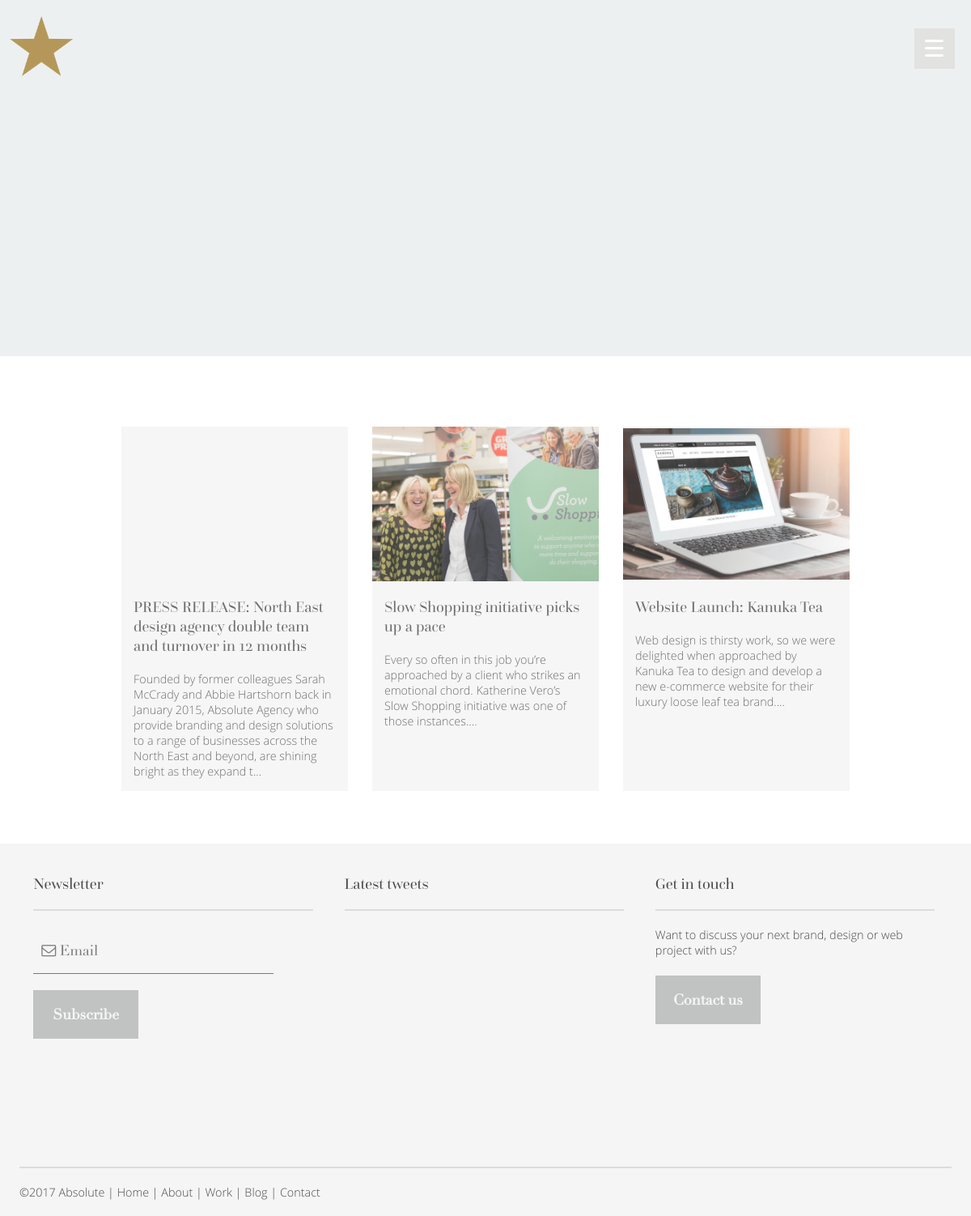
Before: /blog-post.php with the older database file.
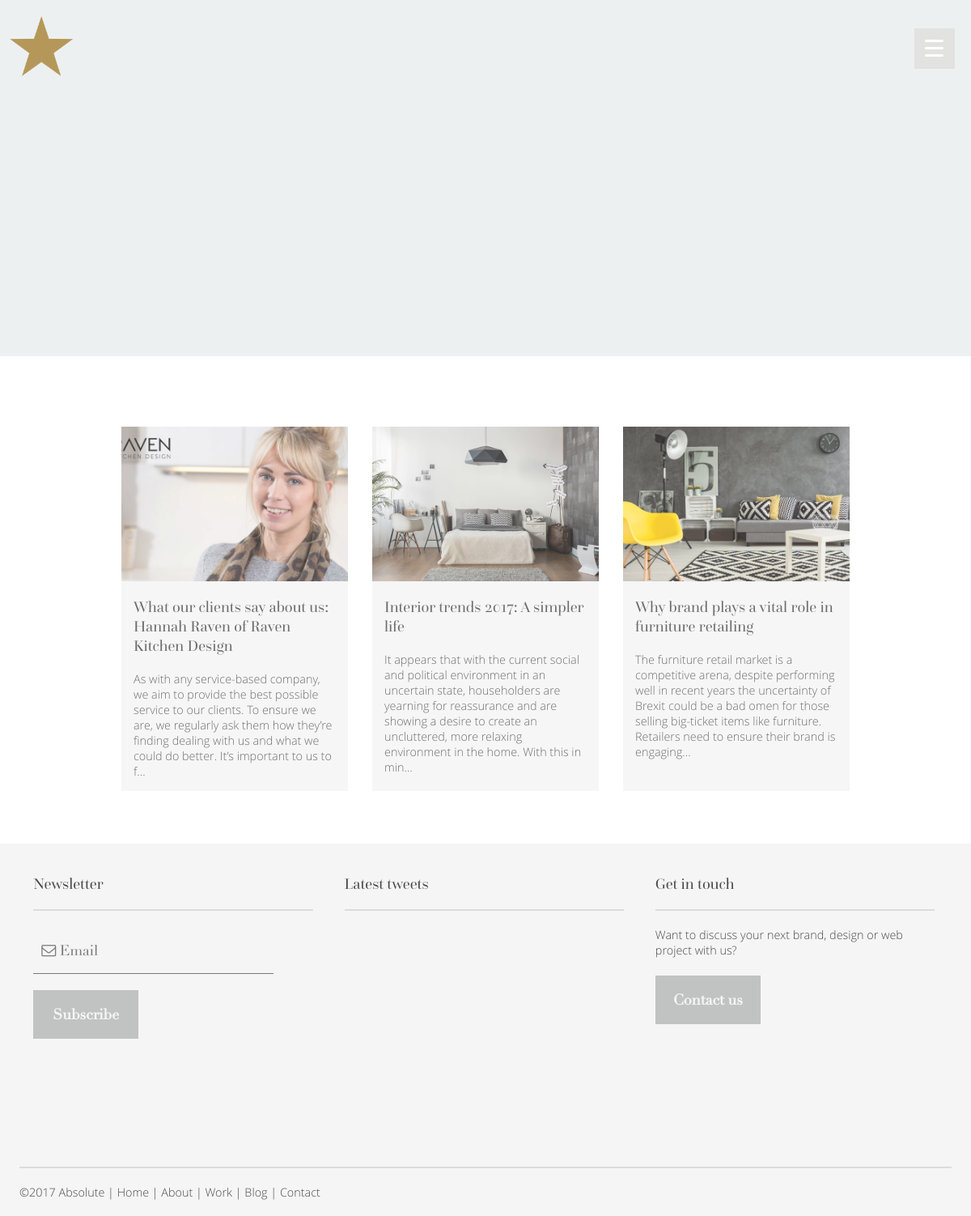
After: the same page with the newer database file.
### tables this page shows
CREATE TABLE `blog` (
  `id` int(8) NOT NULL,
  `datetime` datetime NOT NULL,
  `title` varchar(256) NOT NULL,
  `description` varchar(5000) NOT NULL,
  `summary` varchar(1000) NOT NULL,
  `image` varchar(255) NOT NULL DEFAULT 'images/blog/default.jpg'
);

### blog-post.php (the view, shortened to what this page needs)
<?php
    include_once "header.php";
?>
    <div class="scrolling-content blog-scrolling-content">
        <div class="blog-content">
            <br>
            <?php
            $sql = "SELECT * FROM blog ORDER BY datetime DESC LIMIT 3";
            $result = mysqli_query($dbconnect, $sql);
            while($row = mysqli_fetch_array($result)){
            echo "<a class='blog-container' href='blog-post.php?id=" . $row["id"] . "'>";
            echo "<div class='blog-container-image' style='background: url("    . $row["image"] . ") center no-repeat; background-size: 120%'>";
            echo "</div>";
            echo "<div class='blog-info'><h4>" . $row["title"] . "</h4>";
            echo "<p>" . substr($row["summary"],0,240) . "...</p></div>";
            echo "</a>";
            }
            ?> </div>
    <?php include_once "footer.php"; ?>

Changed rows visible on the page:
no longer on this page (row unchanged): blog: title "PRESS RELEASE: North East design agency double team and turnover in 12 months", summary "Founded by former colleagues Sarah McCrady and Abbie Hartshorn back in January 2015, Absolute Agency who provide branding and design solutions to a range of businesses across the North East and beyond, are shining bright as they expand t"
no longer on this page (row unchanged): blog: image (picture), title "Slow Shopping initiative picks up a pace", summary "Every so often in this job you’re approached by a client who strikes an emotional chord. Katherine Vero’s Slow Shopping initiative was one of those instances."
no longer on this page (row unchanged): blog: image (picture), title "Website Launch: Kanuka Tea", summary "Web design is thirsty work, so we were delighted when approached by Kanuka Tea to design and develop a new e-commerce website for their luxury loose leaf tea brand."
added blog: image (picture), title "What our clients say about us: Hannah Raven of Raven Kitchen Design", summary "As with any service-based company, we aim to provide the best possible service to our clients. To ensure we are, we regularly ask them how they’re finding dealing with us and what we could do better. It’s important to us to f"
added blog: image (picture), title "Interior trends 2017: A simpler life", summary "It appears that with the current social and political environment in an uncertain state, householders are yearning for reassurance and are showing a desire to create an uncluttered, more relaxing environment in the home. With this in min"
added blog: image (picture), title "Why brand plays a vital role in furniture retailing", summary "The furniture retail market is a competitive arena, despite performing well in recent years the uncertainty of Brexit could be a bad omen for those selling big-ticket items like furniture. Retailers need to ensure their brand is engaging"
